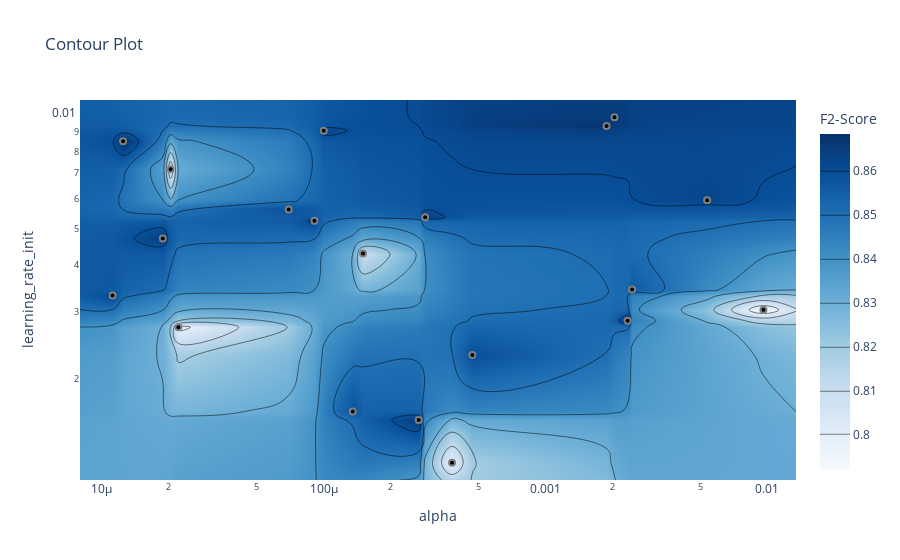
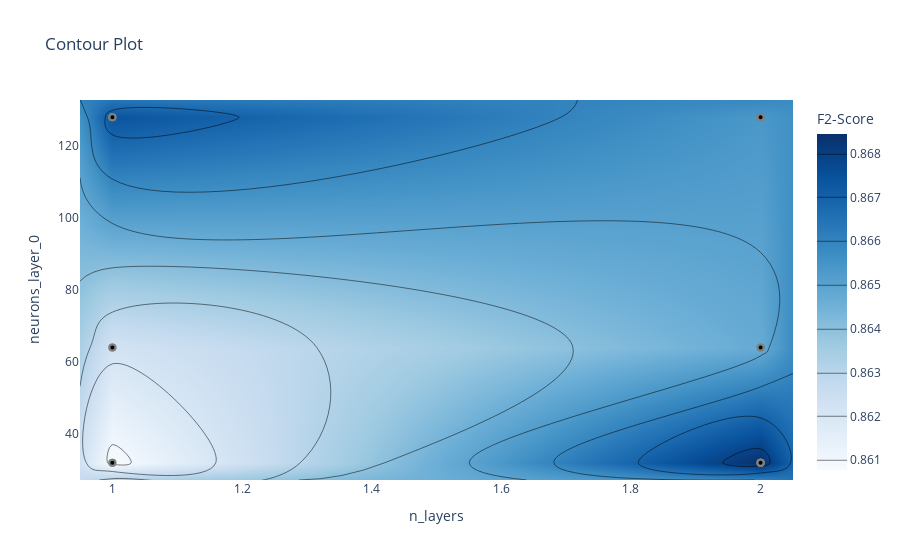

The notebook cell these images were saved under, in order:
### Code cell
print("\n" + "="*70)
print("GRÁFICOS DE CONTORNO Y RELACIONES")
print("="*70)

# alpha vs learning_rate_init (parámetros clave)
print("Regularización (alpha) vs Tasa de Aprendizaje")
try:
    fig1 = optuna.visualization.plot_contour(
        study, 
        params=["alpha", "learning_rate_init"],
        target_name="F2-Score"
    )
    fig1.show()
except Exception as e:
    print(f" Error en gráfico 1: {e}")

# n_layers vs neurons de primera capa
print("\n Número de Capas vs Neuronas Primera Capa")
try:
    fig2 = optuna.visualization.plot_contour(
        study, 
        params=["n_layers", "neurons_layer_0"],
        target_name="F2-Score"
    )
    fig2.show()
except Exception as e:
    print(f" Error en gráfico 2: {e}")
    print("  Probando con max_iter vs neurons_layer_0...")
    try:
        fig2b = optuna.visualization.plot_contour(
            study, 
            params=["max_iter", "neurons_layer_0"],
            target_name="F2-Score"
        )
        fig2b.show()
    except Exception as e2:
        print(f"  También falló: {e2}")

### Figure 1 — Plotly figure (JSON) as saved in the notebook; plotly's stock layout.template omitted (floating-point values rounded to 4 significant figures; data arrays with more than 128 entries replaced by an {"elided": "..."} marker saying what was removed)
{"data": [{"colorbar": {"title": {"text": "F2-Score"}}, "colorscale": [[0, "rgb(247,251,255)"], [0.125, "rgb(222,235,247)"], [0.25, "rgb(198,219,239)"], [0.375, "rgb(158,202,225)"], [0.5, "rgb(107,174,214)"], [0.625, "rgb(66,146,198)"], [0.75, "rgb(33,113,181)"], [0.875, "rgb(8,81,156)"], [1, "rgb(8,48,107)"]], "connectgaps": true, "contours": {"coloring": "heatmap"}, "hoverinfo": "none", "line": {"smoothing": 1.3}, "reversescale": false, "type": "contour", "x": [7.988e-06, 1.12e-05, 1.249e-05, 1.886e-05, 2.046e-05, 2.217e-05, 6.961e-05, 9.098e-05, 0.0001002, 0.0001354, 0.0001507, 0.0002683, 0.0002868, 0.0003794, 0.0004683, 0.001885, 0.002047, 0.002345, 0.002457, 0.005352, 0.009603, 0.01346], "y": [0.001077, 0.001197, 0.001554, 0.001638, 0.00231, 0.002736, 0.002849, 0.003043, 0.003319, 0.003443, 0.00429, 0.004706, 0.005243, 0.005351, 0.005615, 0.005935, 0.007174, 0.00851, 0.009081, 0.009336, 0.009853, 0.01095], "z": {"elided": "22x22 float values"}}, {"marker": {"color": "black", "line": {"color": "Gray", "width": 2}}, "mode": "markers", "name": "Feasible Trial", "showlegend": false, "type": "scatter", "x": [0.002457, 2.217e-05, 0.009603, 1.886e-05, 0.005352, 2.046e-05, 1.249e-05, 0.0001507, 0.0003794, 1.12e-05, 0.0002868, 0.002345, 0.0004683, 6.961e-05, 0.0001354, 9.098e-05, 0.0002683, 0.0001002, 0.001885, 0.002047], "y": [0.003443, 0.002736, 0.003043, 0.004706, 0.005935, 0.007174, 0.00851, 0.00429, 0.001197, 0.003319, 0.005351, 0.002849, 0.00231, 0.005615, 0.001638, 0.005243, 0.001554, 0.009081, 0.009336, 0.009853]}, {"marker": {"color": "#cccccc", "line": {"color": "Gray", "width": 2}}, "mode": "markers", "name": "Infeasible Trial", "showlegend": false, "type": "scatter", "x": [], "y": []}], "layout": {"title": {"text": "Contour Plot"}, "xaxis": {"range": [-5.098, -1.871], "title": {"text": "alpha"}, "type": "log"}, "yaxis": {"range": [-2.968, -1.961], "title": {"text": "learning_rate_init"}, "type": "log"}}}

### Figure 2 — Plotly figure (JSON) as saved in the notebook; plotly's stock layout.template omitted (floating-point values rounded to 4 significant figures)
{"data": [{"colorbar": {"title": {"text": "F2-Score"}}, "colorscale": [[0, "rgb(247,251,255)"], [0.125, "rgb(222,235,247)"], [0.25, "rgb(198,219,239)"], [0.375, "rgb(158,202,225)"], [0.5, "rgb(107,174,214)"], [0.625, "rgb(66,146,198)"], [0.75, "rgb(33,113,181)"], [0.875, "rgb(8,81,156)"], [1, "rgb(8,48,107)"]], "connectgaps": true, "contours": {"coloring": "heatmap"}, "hoverinfo": "none", "line": {"smoothing": 1.3}, "reversescale": false, "type": "contour", "x": [0.95, 1, 2, 2.05], "y": [27.2, 32, 64, 128, 132.8], "z": [[NaN, NaN, NaN, NaN], [NaN, 0.8608, 0.8684, NaN], [NaN, 0.8622, 0.8647, NaN], [NaN, 0.8674, 0.8654, NaN], [NaN, NaN, NaN, NaN]]}, {"marker": {"color": "black", "line": {"color": "Gray", "width": 2}}, "mode": "markers", "name": "Feasible Trial", "showlegend": false, "type": "scatter", "x": [2, 1, 1, 2, 1, 2, 2, 2, 2, 1, 2, 1, 2, 2, 2, 2, 2, 2, 1, 1], "y": [128, 32, 64, 64, 64, 32, 32, 128, 64, 32, 128, 128, 32, 128, 32, 32, 128, 32, 128, 128]}, {"marker": {"color": "#cccccc", "line": {"color": "Gray", "width": 2}}, "mode": "markers", "name": "Infeasible Trial", "showlegend": false, "type": "scatter", "x": [], "y": []}], "layout": {"title": {"text": "Contour Plot"}, "xaxis": {"range": [0.95, 2.05], "title": {"text": "n_layers"}}, "yaxis": {"range": [27.2, 132.8], "title": {"text": "neurons_layer_0"}}}}
